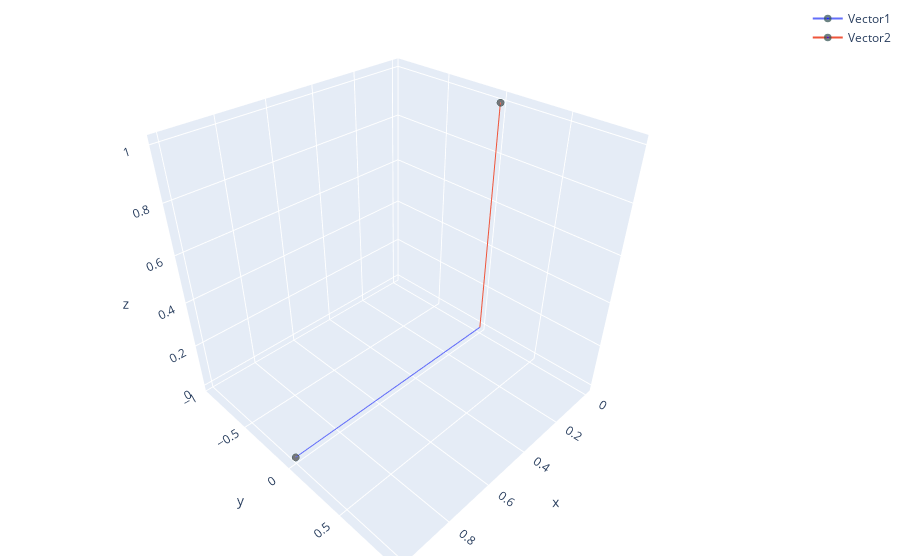

Notebook code cell kept with this figure:
### Code cell
# Shows how to find a quaternion rotation that rotates a vector to another

v_i = np.array([1.0, 0.0, 0.0])
v_f = np.array([0.0, 0.0, 1.0])

abc = np.cross(v_i, v_f)

w = np.sqrt((np.linalg.norm(v_i) ** 2) * (np.linalg.norm(v_f) ** 2)) + np.dot(v_i, v_f)

q = quaternion.quaternion(w, *abc).normalized()
print(q)

v_rotated = q * quaternion.from_vector_part(v_i) * q.conj()
v_rotated = np.array(quaternion.as_vector_part(v_rotated))

vector_plot([v_i, v_rotated])

### Figure 1 — Plotly figure (JSON) as saved in the notebook; plotly's stock layout.template omitted (floating-point values rounded to 4 significant figures)
{"data": [{"marker": {"color": ["blue"], "line": {"color": "DarkSlateGrey", "width": 5}, "size": [0, 5]}, "name": "Vector1", "type": "scatter3d", "x": [0, 1], "y": [0, 0], "z": [0, 0]}, {"marker": {"color": ["blue"], "line": {"color": "DarkSlateGrey", "width": 5}, "size": [0, 5]}, "name": "Vector2", "type": "scatter3d", "x": [0, 0], "y": [0, 0], "z": [0, 1.0]}], "layout": {"margin": {"b": 4, "l": 4, "r": 4, "t": 4}}}
